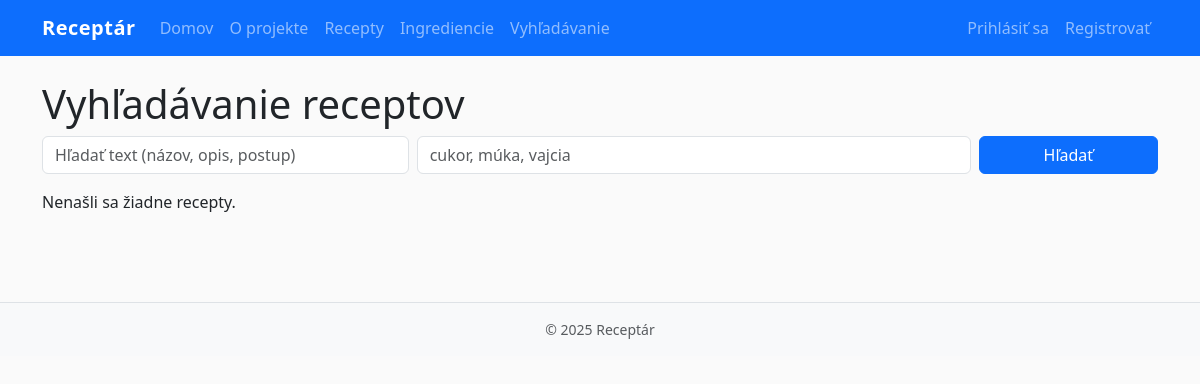
Page /recipes/search/ on the earlier database version.
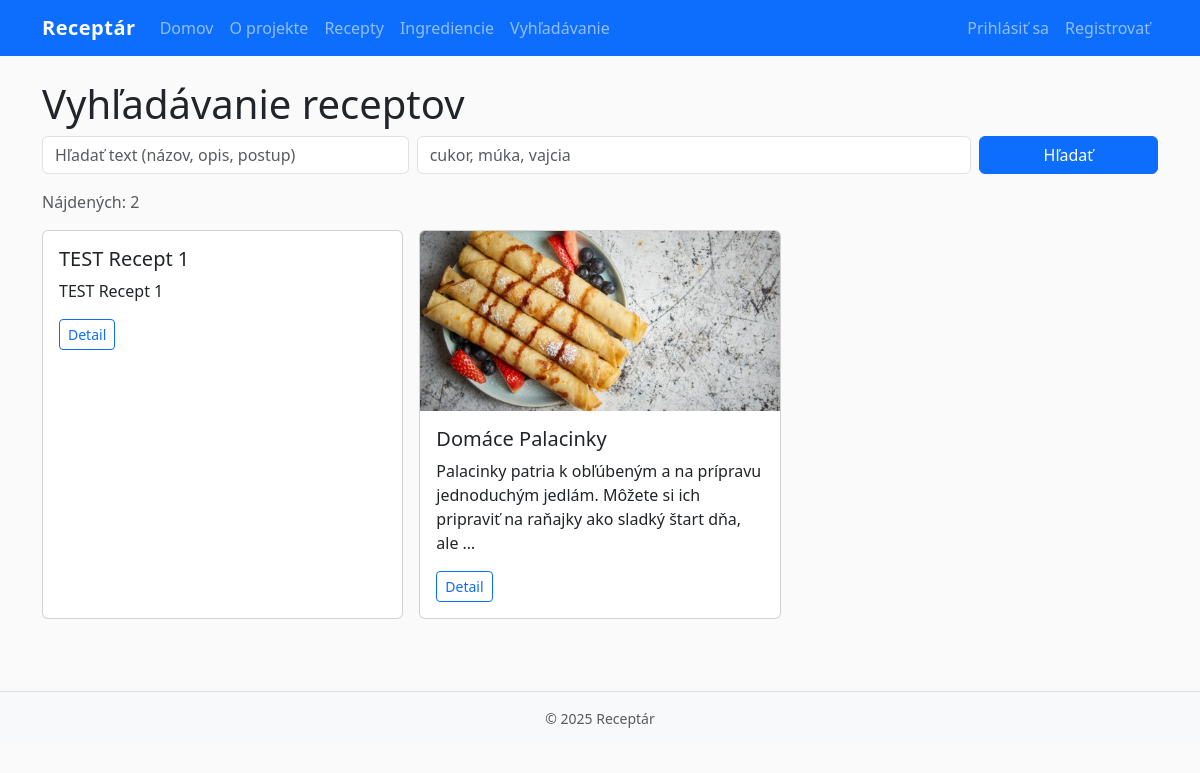
Same page on the later database version.
### recipes/models.py (models this page shows, shortened)
class Recipe(models.Model):
    title = models.CharField(max_length=200)
    description = models.TextField(blank=True)
    instructions = models.TextField()
    image = models.ImageField(upload_to="recipes/", blank=True, null=True)
    created_by = models.ForeignKey(User, on_delete=models.CASCADE, related_name="recipes")
    created_at = models.DateTimeField(auto_now_add=True)
    ingredients = models.ManyToManyField(Ingredient, through="RecipeIngredient", related_name="recipes")
    class Meta:
        ordering = ["-created_at"]

### recipes/views.py (the view)
# urls.py: path("search/", RecipeSearchView.as_view(), name="search"),
class RecipeSearchView(ListView):
    model = Recipe
    template_name = "recipes/recipe_search.html"
    context_object_name = "recipes"
    def get_queryset(self):
        qs = Recipe.objects.all()
        q = self.request.GET.get("q", "").strip()
        ingredients = self.request.GET.get("ingredients", "").strip()
        if q:
            qs = qs.filter(Q(title__icontains=q) | Q(description__icontains=q) | Q(instructions__icontains=q))
        if ingredients:
            tokens = [t.strip() for t in ingredients.split(",") if t.strip()]
            for t in tokens:
                qs = qs.filter(ingredients__name__iexact=t)
        return qs.distinct()

### templates/recipes/recipe_search.html (shortened to what this page needs)
{% extends "base.html" %}
{% block content %}
<h1>Vyhľadávanie receptov</h1>
<form class="row g-2 mb-3" method="get">
  <div class="col-md-4">
    <input name="q" value="{{ request.GET.q }}" class="form-control" placeholder="Hľadať text (názov, opis, postup)">
  </div>
  <div class="col-md-6">
    <input name="ingredients" value="{{ request.GET.ingredients }}" class="form-control" placeholder="cukor, múka, vajcia">
  </div>
  <div class="col-md-2 d-grid">
    <button class="btn btn-primary">Hľadať</button>
  </div>
</form>
{% if recipes %}
  <p class="text-muted">Nájdených: {{ recipes|length }}</p>
{% endif %}
<div class="row g-3">
  {% for r in recipes %}
  <div class="col-md-4">
    <div class="card h-100">
      {% if r.image %}<img src="{{ r.image.url }}" class="card-img-top" alt="{{ r.title }}">{% endif %}
      <div class="card-body">
        <h5 class="card-title">{{ r.title }}</h5>
        <p class="card-text">{{ r.description|truncatewords:20 }}</p>
        <a class="btn btn-outline-primary btn-sm" href="{% url 'recipes:detail' r.pk %}">Detail</a>
      </div>
    </div>
  </div>
  {% empty %}
    <p>Nenašli sa žiadne recepty.</p>
  {% endfor %}
</div>
{% endblock %}

Differences in the rows shown:
added Recipe: title "TEST Recept 1", description "TEST Recept 1"
added Recipe: image (picture), title "Domáce Palacinky", description "Palacinky patria k obľúbeným a na prípravu jednoduchým jedlám. Môžete si ich pripraviť na raňajky ako sladký štart dňa, ale …"
Other differences:
{{ recipes|length }}: (not shown) → "2"
text no longer shown: "Nenašli sa žiadne recepty."
text now shown: "Nájdených:"
